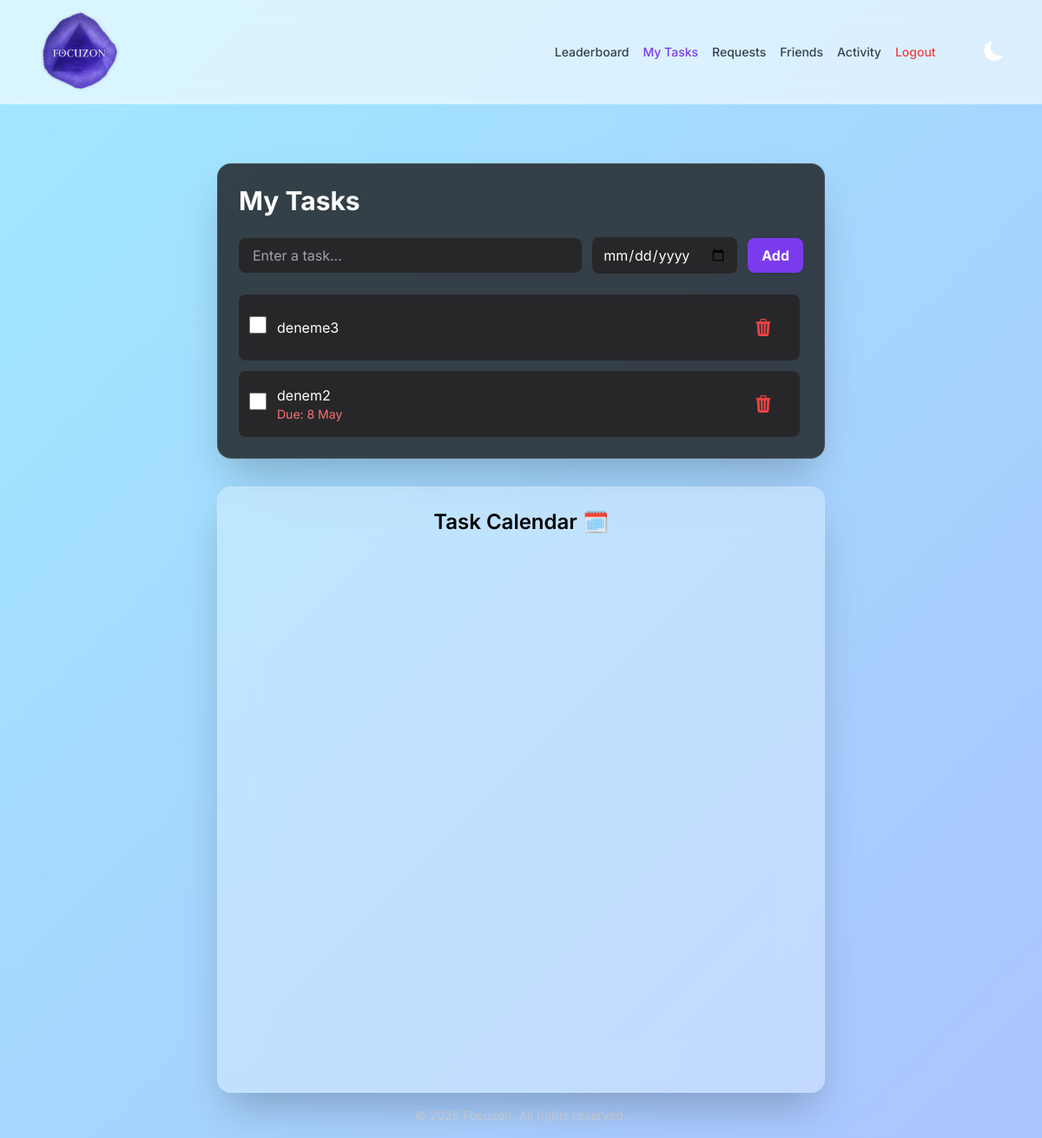
Screenshot of /tasks/ (signed in) with the database file from the repository.
### tasks/models.py (models this page shows)
class Task(models.Model):
    user = models.ForeignKey(User, on_delete=models.CASCADE)
    title = models.CharField(max_length=255, default="Task title")
    due_date = models.DateField(null=True, blank=True)
    is_completed = models.BooleanField(default=False)
    created_at = models.DateTimeField(auto_now_add=True)
    note = models.TextField(blank=True, null=True)

### tasks/views.py (the view)
# urls.py: path('', views.task_list, name='task_list'),
@login_required
def task_list(request):
    if request.method == "POST":
        title = request.POST.get("title")
        due_date = request.POST.get("due_date") or None
        Task.objects.create(user=request.user, title=title, due_date=due_date)
        return redirect("task_list")
    tasks = Task.objects.filter(user=request.user).order_by("is_completed", "due_date")
    return render(request, "tasks/task_list.html", {"tasks": tasks})

### tasks/templates/tasks/task_list.html (shortened to what this page needs)
{% extends "base.html" %}
{% load static %}
{% block content %}
<div class="w-full max-w-[1600px] mx-auto px-8 mt-12 flex flex-wrap justify-center gap-8">
  <div class="w-[700px] bg-zinc-900/80 backdrop-blur-xl rounded-2xl shadow-2xl border border-white/10 p-6 flex flex-col">
    <h2 class="text-3xl font-bold text-white mb-6">My Tasks</h2>
    <form method="POST" class="flex items-center gap-3 mb-6">
      <input name="title" type="text" placeholder="Enter a task..."
        class="flex-1 px-4 py-2 rounded-lg bg-zinc-800 text-white placeholder:text-zinc-400 focus:outline-none focus:ring-2 focus:ring-violet-500" required>
     <input name="due_date" type="date"
  placeholder="Select due date"
  class="date-picker px-3 py-2 rounded-lg bg-zinc-800 text-white placeholder:text-zinc-400 focus:outline-none focus:ring-2 focus:ring-violet-500">
      <button type="submit"
        class="px-4 py-2 bg-violet-600 hover:bg-violet-700 text-white rounded-lg transition shadow">
        Add
      </button>
    </form>
    <ul class="space-y-3 overflow-y-auto pr-1">
      {% for task in tasks %}
      <li onclick="openModal(
        '{{ task.title|escapejs }}',
        '{{ task.due_date|date:"Y-m-d" }}',
        {{ task.is_completed|yesno:"true,false" }},
        '{{ task.note|default_if_none:""|escapejs }}',
        {{ task.id }}
      )" class="cursor-pointer flex items-center justify-between p-3 rounded-lg bg-zinc-800 hover:shadow-md transition">
        <div class="flex items-center gap-3">
          <form method="POST" action="{% url 'toggle_task' task.id %}">
            <input type="checkbox" onchange="this.form.submit()" {% if task.is_completed %}checked{% endif %}
              class="w-5 h-5 accent-violet-500">
          </form>
          <div class="flex flex-col">
            <span class="{% if task.is_completed %}line-through text-zinc-400{% else %}text-white{% endif %}">
              {{ task.title }}
            </span>
            {% if task.due_date %}
            <span class="text-sm text-red-400">Due: {{ task.due_date|date:"j M" }}</span>
            {% endif %}
          </div>
        </div>
        <form method="POST" action="{% url 'delete_task' task.id %}">
          <button type="submit" class="text-red-500 hover:text-red-600 transition">
            <i class="bi bi-trash3-fill text-xl"></i>
          </button>
        </form>
      </li>
      {% endfor %}
    </ul>
  </div>
  <div class="w-[700px] bg-white/30 dark:bg-zinc-800/40 backdrop-blur-xl rounded-2xl shadow-2xl border border-white/10 text-black dark:text-white p-6 flex flex-col">
    <h2 class="text-2xl font-semibold mb-4 text-center">Task Calendar 🗓️</h2>
    <div id="calendar" class="flex-grow w-full min-h-[600px]"></div>
  </div>
</div>
{% endblock %}

### static/css/styles.css (style rules this page uses)
:root { --bg-color: #fff9f9; --text-color: #1f1f1f; --card-bg: #fefefe; --accent-color: #f6c6e8; --gradient-bg: linear-gradient(135deg, #fbeaff, #b4f8c8, #f8f6a1, #bde0fe); }
body { font-family: 'Sora', sans-serif; margin: 0; padding: 0; min-height: 100vh; background: linear-gradient(135deg, #d9c2f3, #b4b5f9, #b0e0f3); background-attachment: fixed; background-size: 400% 400%; animation: gradientShift 15s ease infinite; color: #333; background-color: var(--bg-color); color: var(--text-color); transition: background-color 0.3s ease, color 0.3s ease; overflow: hidden; overflow-y: auto; }
button, .btn { background: linear-gradient(135deg, #874be9, #6a00f4); color: white; border: none; padding: 12px 20px; cursor: pointer; border-radius: 8px; font-size: 1rem; transition: all 0.3s ease; text-decoration: none; display: inline-block; font-weight: bold; }
body { background-size: 400% 400%; animation: gradientShift 15s ease infinite; }
body[data-theme="light"] { background-image: linear-gradient(-45deg, #ffc0cb, #b6a0ff, #a0e9ff); }
html { overflow-y: scroll; }

### accounts/templates/base.html (style rules this page uses)
body { font-family: 'Inter', sans-serif; }

### rows the page displays
Task: title "deneme3"
Task: title "denem2", due_date "8 May"
